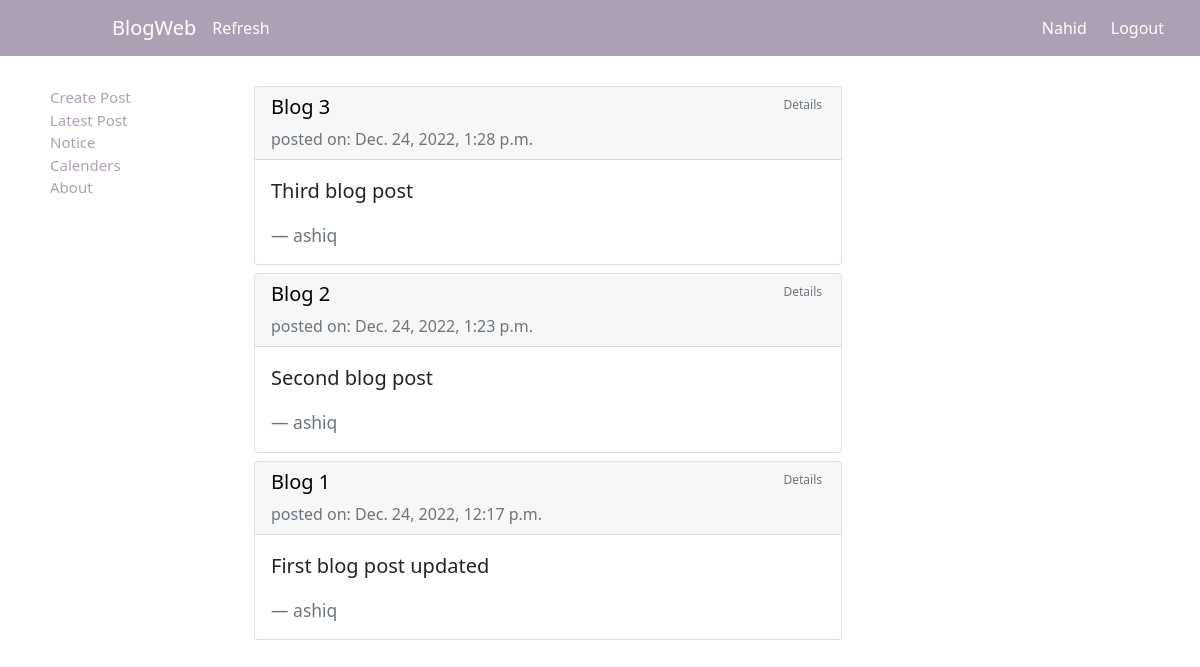
The app's page / (signed in), older data.
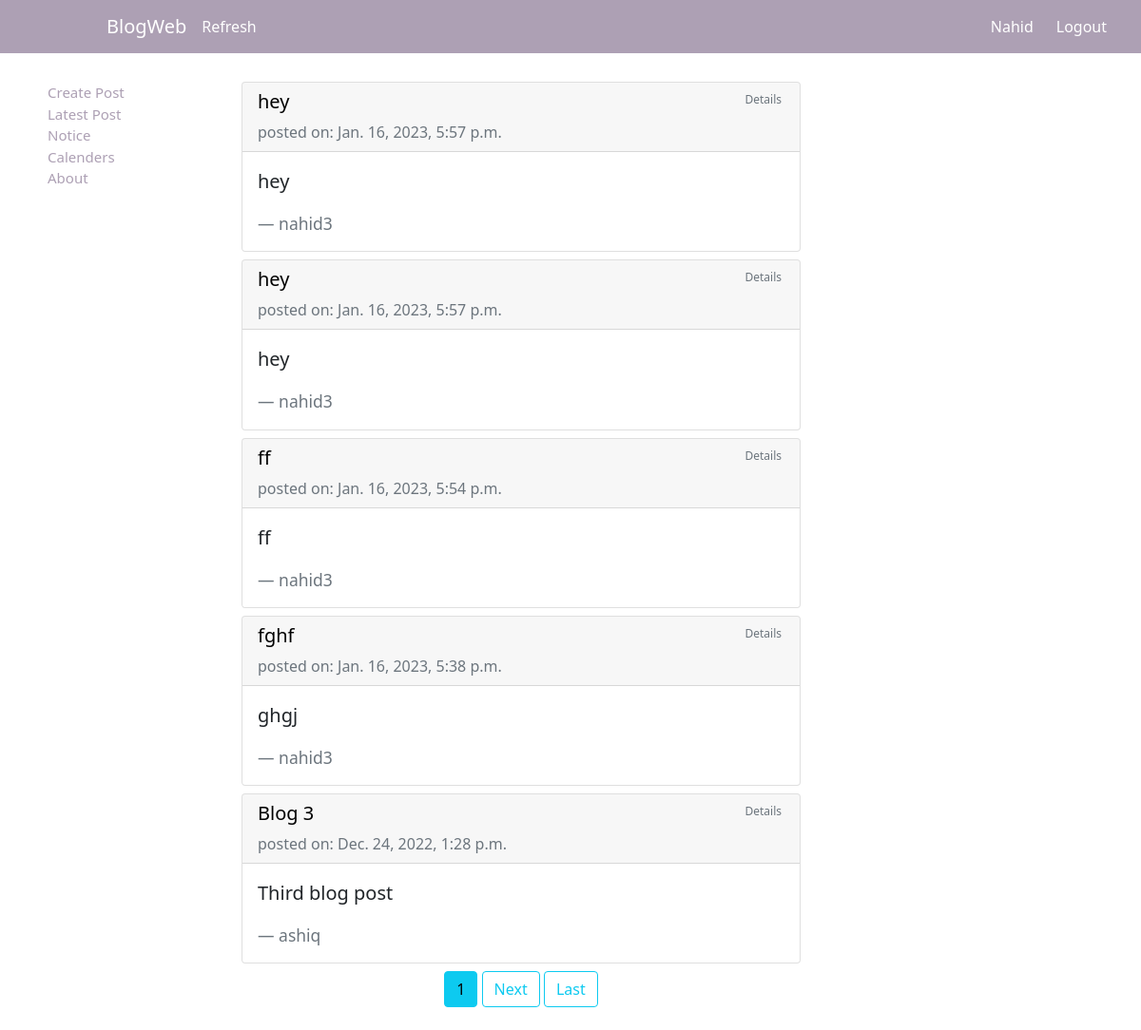
The same page, newer data.
### blog/models.py (models this page shows, shortened)
class Post(models.Model):
    title = models.CharField(max_length=60)
    content = models.TextField()
    date_posted = models.DateTimeField(default=timezone.now)
    author = models.ForeignKey(User, on_delete=models.CASCADE)

### blog/views.py (the view)
# urls.py: path('', PostListView.as_view(), name='blog-home'),
class PostListView(LoginRequiredMixin, ListView):
    model = Post
    template_name = 'blog/home.html'
    context_object_name = 'posts'
    ordering = ['-date_posted']
    paginate_by = 5

### blog/templates/blog/home.html (shortened to what this page needs)
{% extends "blog/base.html" %}
{% load static %}
{% block style %} <link rel="stylesheet" type="text/css" href="{% static 'blog/home.css' %}"> {% endblock %}
{% block content %}
    {% for i in posts %}
    <div class="card mb-2">
        <div class="card-header">
            <a style="text-decoration: none; color: black;" href="{% url 'post-detail' i.id %}"><h5>{{i.title}} <a class="text-muted" style="padding: 3px; text-decoration: none; font-size: 12px; float:right" href="{% url 'post-detail' i.id %}" type="button">Details</a></h5></a>
            <span class="text-muted" style="margin-right: 0;">posted on: {{i.date_posted}}</span>
        </div>
        <div class="card-body">
          <blockquote class="blockquote mb-0">
            <p>{{i.content}}</p>
            <footer class="blockquote-footer mt-1">{{i.author}}</footer>
          </blockquote>
        </div>
      </div>
    {% endfor %}
    <div class="text-center">
      {% if is_paginated %}
      {% for num in page_obj.paginator.page_range %}
        {% if page_obj.number == num %}
          <a class="btn btn-info mb-4" href="?page={{num}}">{{num}}</a>
        {% elif num > page_obj.number|add:'-3' and num < page_obj.number|add:'-3' %}
        <a class="btn btn-outline-info mb-4" href="?page={{num}}">{{num}}</a>
        {% endif %}
      {% endfor %}
      {% if page_obj.has_next %}
        <a class="btn btn-outline-info mb-4" href="?page={{page_obj.next_page_number}}">Next</a>
        <a class="btn btn-outline-info mb-4" href="?page={{ page_obj.paginator.num_pages }}">Last</a>
      {% endif %}
    {% endif %}
    </div>
{% endblock content %}

### blog/templates/blog/base.html (shortened to what this page needs)
{% load static %}
<!DOCTYPE html>
<html lang="en">
<head>
        <link href="https://cdn.jsdelivr.net/npm/bootstrap@5.0.2/dist/css/bootstrap.min.css" rel="stylesheet">
        <link rel="stylesheet" href="https://cdnjs.cloudflare.com/ajax/libs/font-awesome/6.2.1/css/all.min.css" />
        <link rel="stylesheet" type="text/css" href="{% static 'blog/base.css' %}">
        {% block style %} {% endblock %}
</head>
<body>
    <nav class="navbar navbar-expand-lg nav-background">
        <div class="container-fluid">
            <a class="navbar-brand nav-logo nav-item-color" href="{% url 'blog-home' %}">BlogWeb</a>
            <div class="collapse navbar-collapse" id="navbarSupportedContent">
              <ul class="navbar-nav me-auto mb-2 mb-lg-0">
                <li class="nav-item">
                  <a class="nav-item-color" aria-current="page" style="text-decoration: none;" href="{% url 'blog-home' %}">Refresh</a>
                </li>
              </ul>
              {% if user.is_authenticated %}
                <a href="{% url 'profile' %}" class="nav-item-color" style="text-decoration: none;">{{user.first_name}}</a>
                <a href="{% url 'logout' %}" class="nav-item-color mx-4" style="text-decoration: none;">Logout</a>
              {% else %}
                <a href="{% url 'login' %}" class="nav-item-color" style="text-decoration: none;">Login</a>
                <a href="{% url 'register' %}" class="mx-4 nav-item-color" style="text-decoration: none;">Register</a>
              {% endif %}
            </div>
          </div>
      </nav>
      <div class="row">
          <div class="menu col-md-2">
              <a style="text-decoration: none;" class="side-text" type="button" href="{% url 'post-create' %}">Create Post</a> <br>
              <a style="text-decoration: none;" class="side-text" type="button" href="{% url 'blog-home' %}">Latest Post</a> <br>
              <a style="text-decoration: none;" class="side-text" type="button" href="#">Notice</a> <br>
              <a style="text-decoration: none;" class="side-text" type="button" href="#">Calenders</a> <br>
             <a style="text-decoration: none;" class="side-text" type="button" href="{% url 'blog-about' %}">About</a> <br>
         </div>
        <div class="col-md-6 mart">
            {% block content %} {% endblock %}
        </div>
      </div>
</body>
</html>

### blog/static/blog/base.css (style rules this page uses)
.nav-background { background-color: #ADA0B4; }
.nav-logo { margin-left: 100px; }
.nav-item-color { color: white; }
.menu { margin-top: 30px; margin-left: 50px; font-size: 15px; }
.side-text { color: #ADA0B4; }
.mart { margin-top: 30px; }

Row changes from the older to the newer data that the page shows:
no longer on this page (row unchanged): Post: title "Blog 2", date_posted "Dec. 24, 2022, 1:23 p.m.", content "Second blog post", author "ashiq"
no longer on this page (row unchanged): Post: title "Blog 1", date_posted "Dec. 24, 2022, 12:17 p.m.", content "First blog post updated", author "ashiq"
added Post: title "hey", date_posted "Jan. 16, 2023, 5:57 p.m.", content "hey", author "nahid3"
added Post: title "hey", date_posted "Jan. 16, 2023, 5:57 p.m.", content "hey", author "nahid3"
added Post: title "ff", date_posted "Jan. 16, 2023, 5:54 p.m.", content "ff", author "nahid3"
added Post: title "fghf", date_posted "Jan. 16, 2023, 5:38 p.m.", content "ghgj", author "nahid3"
Text that changed along with them:
new list line: "1"
text now shown: "Next Last"
